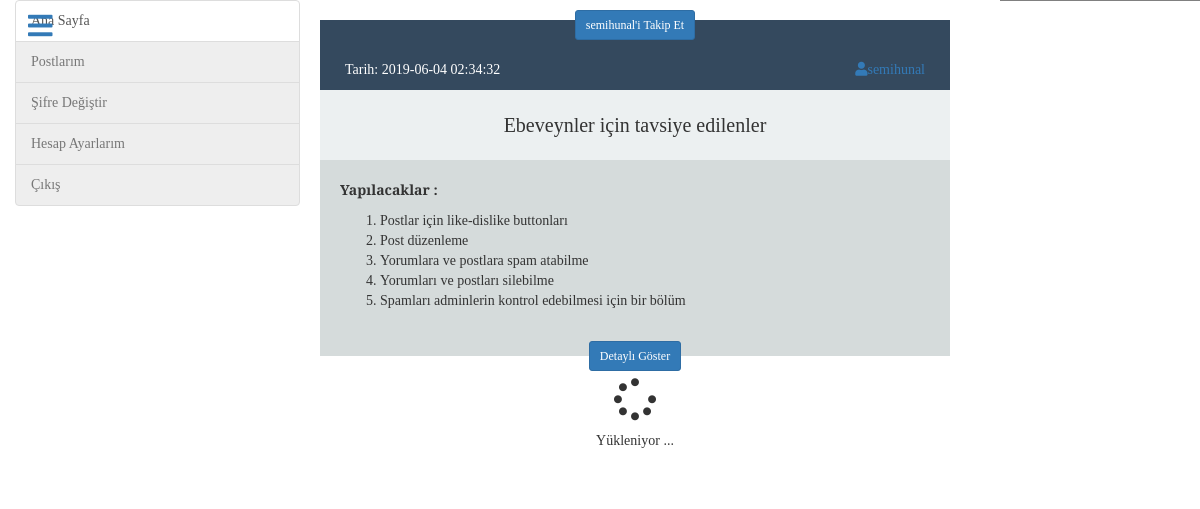
The app's page /userPosts.php?user=1 with its own data.
### tables this page shows
CREATE TABLE `users` (
  `id` int(11) NOT NULL,
  `userName` varchar(20) NOT NULL,
  `fullName` varchar(30) NOT NULL,
  `pass` varchar(20) NOT NULL,
  `email` varchar(50) NOT NULL,
  `gender` varchar(10) NOT NULL,
  `registerDate` datetime NOT NULL DEFAULT CURRENT_TIMESTAMP,
  `status` int(11) NOT NULL,
  `admin` int(11) NOT NULL DEFAULT '0',
  `photo` longblob NOT NULL,
  `biography` varchar(300) NOT NULL
);

CREATE TABLE `posts` (
  `postId` int(11) NOT NULL,
  `userId` int(11) NOT NULL,
  `title` text NOT NULL,
  `text` text NOT NULL,
  `usefulNumber` int(11) NOT NULL DEFAULT '0',
  `notusefulNumber` int(11) NOT NULL DEFAULT '0',
  `newId` int(11) NOT NULL DEFAULT '0',
  `datetime` datetime NOT NULL DEFAULT CURRENT_TIMESTAMP,
  `status` int(11) NOT NULL DEFAULT '0',
  `productPhoto` blob,
  `price` int(11) NOT NULL
);

### db/userPosts.php (called while the page is built)
<?php
include("connection.php");
$userId=$_GET["user"];
if($_SESSION["userId"]==$userId)
$postlar = mysqli_query($db,"select * from posts where userId='$userId' and status!=-2 order by postId desc ");
else
$postlar = mysqli_query($db,"select * from posts where userId='$userId' and status!=-1 and status!=-2 order by postId desc ");
$userNamePostSorgu= mysqli_query($db,"select * from users where id='$userId'")->fetch_assoc();
$userNamePost = $userNamePostSorgu["userName"];
$userIdPost = $userId;
?>

### userPosts.php (the view, shortened to what this page needs)
<?php
  include ("includes/header.php");
  include("db/userPosts.php");
  $userId = $_SESSION["userId"];
  $userNameProfil = $_SESSION["userName"];
  $takipDurum=false;
  ?>
<?php
	include ("includes/header.php");
?>
<div class="container-fluid" >
<a class="btn btn-light" id="menuControl" data-toggle="modal" data-target="#exampleModalCenter"  style="z-index:1; top:5px;"><span class="fas fa-bars fa-2x"></span></a>
<div class="row mt-4">
    <div class="col-md-3" id="userMenu">
      <div class="list-group mt-4">
         <button type="button" class="list-group-item list-group-item-action" id="homePage">Ana Sayfa</button>
         <button type="button" class="list-group-item list-group-item-action <?php if($_SESSION['login']!=true) echo 'disabled'; ?>" id="userPosts">Postlarım</button>
         <button type="button" class="list-group-item list-group-item-action <?php if($_SESSION['login']!=true) echo 'disabled'; ?>" id="changePassword" >Şifre Değiştir</button>
         <button type="button" class="list-group-item list-group-item-action <?php if($_SESSION['login']!=true) echo 'disabled'; ?>" id="hesapBilgilerim">Hesap Ayarlarım</button>
         <button type="button" class="list-group-item list-group-item-action <?php if($_SESSION['login']!=true) echo 'disabled'; ?>" id="signOut">Çıkış</button>
       </div>
        </div>
        <div class="col-md-7" id="posts" style="padding:20px; padding-top:0px; padding-right:50px;">
					<div class="col-md-12 text-center" style="padding:10px;">
						<?php
						if($userId != $userIdPost){
						if($takipDurum)
						echo "<p scope='col'><a href='db/follow.php?id=$userIdPost&status=0' class='btn btn-danger btn-sm'>"."$userNamePost'i Takibi Bırak</a></p>";
						else
						echo "<p scope='col'><a href='db/follow.php?id=$userIdPost&status=1' class='btn btn-primary btn-sm'>"."$userNamePost'i Takip Et</a></p>";
						}
						else
						echo "<p scope='col'><a href='profileShow.php?userName=$userNameProfil' class='btn btn-info btn-sm'>Profil Düzenle</a></p>";
						?>
					</div>
        <?php
        while($sonuc = mysqli_fetch_assoc($postlar))
        { ?>
            <div style="padding:15px; margin-top:20px;  padding-top:0px; background-color:#D5DBDB">
            <div class="row" style="padding:10px; background-color:#34495E; color:white;"><div class="col-md-6 text-left">Tarih: <?php echo $sonuc["datetime"]; ?></div><div class="col-md-6 text-right"><a href=""><span class="fa fa-user"></span><?php echo $userNamePost; ?></a></div></div>
                <div class="row" style="background-color:#ECF0F1;">
                    <p style=" text-align:center; margin-left:auto; margin-right:auto;line-height:70px; font-size:20px; margin-bottom:0px;"><?php  echo $sonuc["title"]; ?></p>
                </div>
                <div class="row" style="padding:20px; text-align:justify">
                      <?php echo $sonuc["text"]; ?>
                </div>
                <div class="col-md-12 text-center">
                  <a href="postDetail.php?postId=<?php echo $sonuc["postId"]; ?>" class="btn btn-primary btn-sm">Detaylı Göster</a>
                </div>
            </div>
            <?php }
        ?>
<div class="fa-3x text-center mt-4">
  <i class="fas fa-spinner fa-pulse"></i>
</div>
        <p class="text-center"> Yükleniyor ... </p>
    </div>
        </div>
</div>
<?php  include ("includes/footer.php"); ?>

### style.css (style rules this page uses)
@media only screen and (min-width: 768px) { #menuControl { visibility: visible; position:fixed; top:50px; } }
@media only screen and (min-width: 768px) { .col-md-3 { padding-right: 0px; } }

### Includes/header.php (style rules this page uses)
@media (min-width: 768px) { #posts { padding:20px; padding-right: 50px; } }

### records on screen
users: userName "semihunal"
posts: datetime "2019-06-04 02:34:32", userId.userName "semihunal", title "Ebeveynler için tavsiye edilenler", text "Yapılacaklar : Postlar için like-dislike buttonları Post düzenleme Yorumlara ve postlara spam atabilme Yorumları ve postları silebilme Spamları adminlerin kontrol edebilmesi için bir bölüm"
